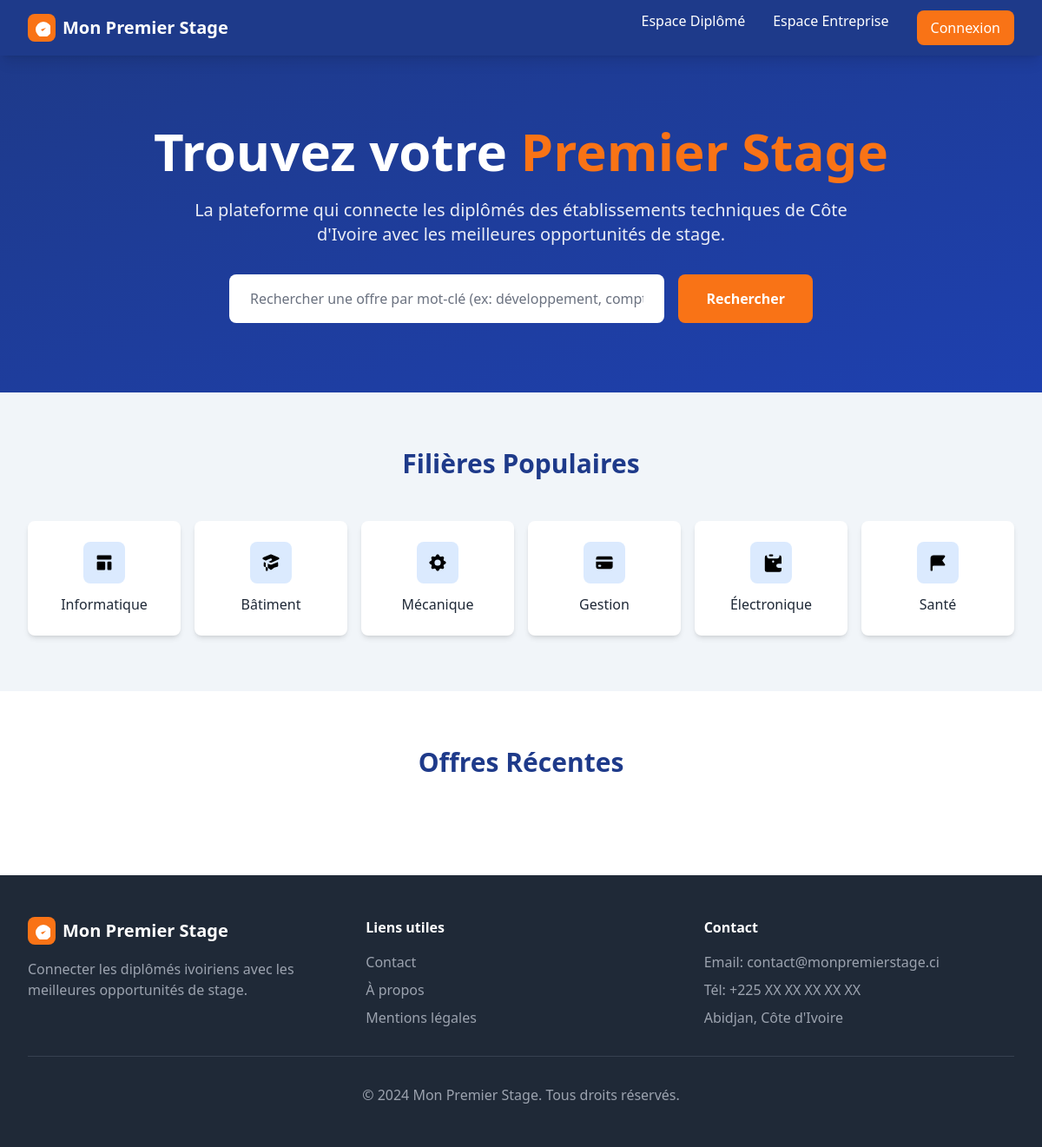
Before: / with the older database file.
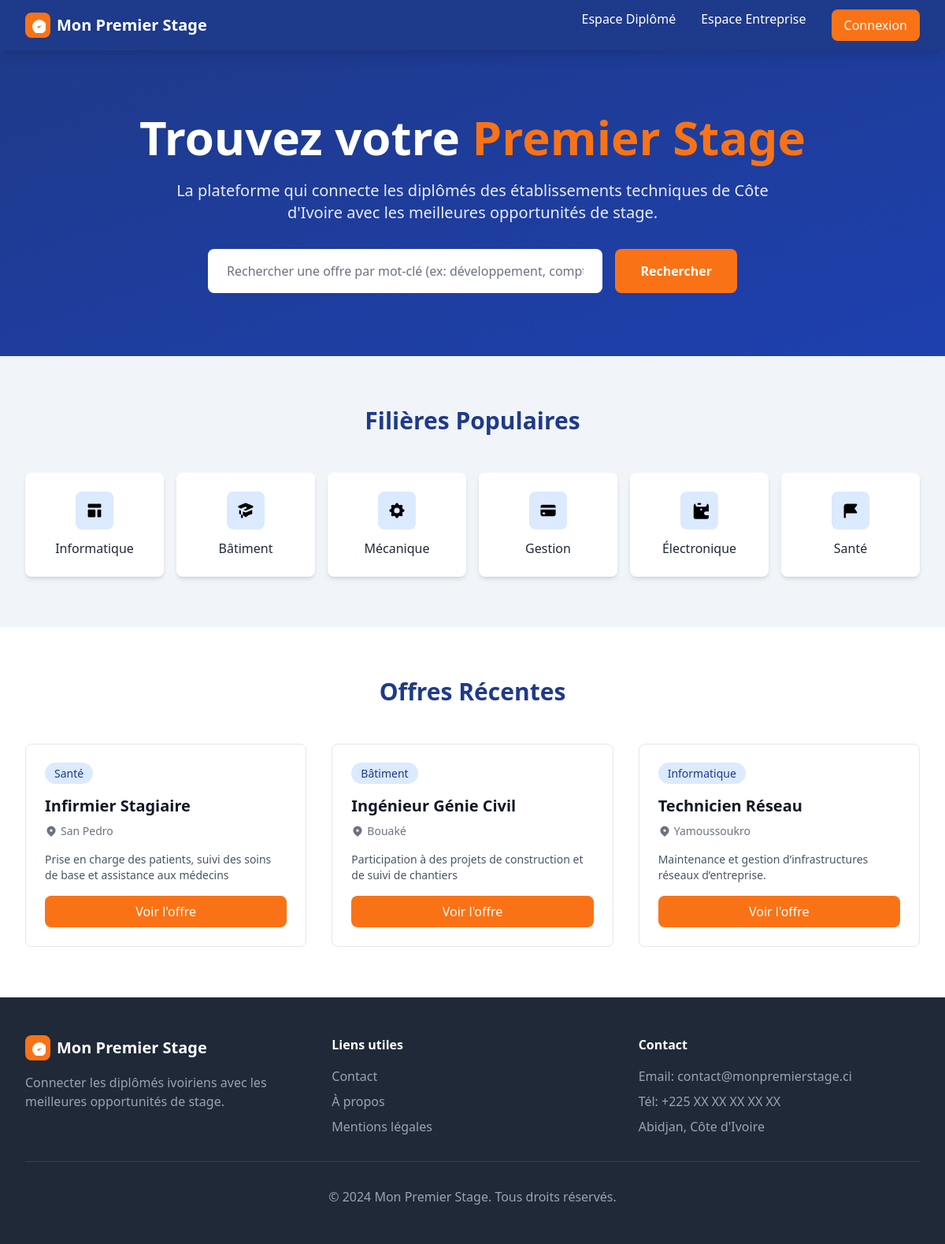
After: the same page with the newer database file.
### app_premier_stage/models.py (models this page shows, shortened)
class OffreEmploi(models.Model):
    id_offre = models.UUIDField(primary_key=True, default=uuid.uuid4, editable=False)
    user = models.ForeignKey(
        settings.AUTH_USER_MODEL,
        on_delete=models.CASCADE,
        related_name="offres_entreprise",
        default=""
    )
    entreprise = models.ForeignKey(Entreprise, on_delete=models.CASCADE, related_name="offres")
    titre_poste = models.CharField(max_length=30, default="")
    domaine_poste = models.CharField(max_length=100,default="")
    description_offre = models.TextField(max_length=1000,default="")
    type_offre = models.CharField(max_length=150,default="")
    type_contrat = models.CharField(max_length=150,default="")
    competence_requis = models.CharField(max_length=250,default="")
    duree_contrat = models.CharField(max_length=20,default="")
    date_debut_offre = models.DateField()
    remuneration_offre = models.CharField(max_length=10,default="")
    mission_offre = models.CharField(max_length=300,default="")
    localisation_offre = models.CharField(max_length=100, default="")
    statut_offre = models.CharField(max_length=20,default="disponible")
    date_fin_candidature = models.DateField()
    created_at = models.DateTimeField(auto_now_add=True)

### app_premier_stage/views.py (the view)
# urls.py: path('',views.Index,name="Accueil"),
def Index(request):
    offres_recentes = OffreEmploi.objects.order_by("-created_at")[:3]
    context={
        "offres_recentes":offres_recentes,
    }
    return render(request,"home.html",context=context)

### app_premier_stage/templates/home.html (shortened to what this page needs)
<!DOCTYPE html>
<html lang="fr">
<head>
    <script src="https://cdn.tailwindcss.com"></script>
</head>
<body class="bg-white">
    <header class="bg-primary-blue text-white fixed w-full top-0 z-50 shadow-lg">
        <div class="max-w-7xl mx-auto px-4 sm:px-6 lg:px-8">
            <div class="flex justify-between items-center h-16">
                <div class="flex items-center space-x-2">
                    <div class="w-8 h-8 bg-primary-orange rounded-lg flex items-center justify-center">
                        <svg class="w-5 h-5 text-white" fill="currentColor" viewBox="0 0 20 20">
                            <path d="M9 12l2 2 4-4m6 2a9 9 0 11-18 0 9 9 0 0118 0z"/>
                        </svg>
                    </div>
                    <span class="text-xl font-bold">Mon Premier Stage</span>
                </div>
                <nav class="hidden md:flex space-x-8">
                    <a href="{% url "diplome" %}" class="hover:text-primary-orange transition-colors">Espace Diplômé</a>
                    <a href="{% url "entreprise" %}" class="hover:text-primary-orange transition-colors">Espace Entreprise</a>
                    <a href="{% url "connexion" %}" class="bg-primary-orange px-4 py-2 rounded-lg hover:bg-orange-600 transition-colors">Connexion</a>
                </nav>
            </div>
        </div>
    </header>
    <main class="pt-16">
        <section class="bg-gradient-to-br from-primary-blue to-blue-800 text-white py-20">
            <div class="max-w-7xl mx-auto px-4 sm:px-6 lg:px-8 text-center">
                <h1 class="text-4xl md:text-6xl font-bold mb-6">
                    Trouvez votre <span class="text-primary-orange">Premier Stage</span>
                </h1>
                <p class="text-xl mb-8 max-w-3xl mx-auto opacity-90">
                    La plateforme qui connecte les diplômés des établissements techniques de Côte d'Ivoire avec les meilleures opportunités de stage.
                </p>
                <div class="max-w-2xl mx-auto">
                    <div class="flex flex-col sm:flex-row gap-4">
                        <input
                            type="text"
                            placeholder="Rechercher une offre par mot-clé (ex: développement, comptabilité...)"
                            class="flex-1 px-6 py-4 rounded-lg text-gray-900 placeholder-gray-500 focus:outline-none focus:ring-2 focus:ring-primary-orange"
                        >
                        <button class="bg-primary-orange hover:bg-orange-600 px-8 py-4 rounded-lg font-semibold transition-colors">
                            Rechercher
                        </button>
                    </div>
                </div>
            </div>
        </section>
        <section class="py-16 bg-light-gray">
            <div class="max-w-7xl mx-auto px-4 sm:px-6 lg:px-8">
                <h2 class="text-3xl font-bold text-primary-blue text-center mb-12">Filières Populaires</h2>
                <div class="grid grid-cols-2 md:grid-cols-3 lg:grid-cols-6 gap-4">
                    <button class="bg-white p-6 rounded-lg shadow-md hover:shadow-lg transition-shadow text-center group">
                        <div class="w-12 h-12 bg-blue-100 rounded-lg flex items-center justify-center mx-auto mb-3 group-hover:bg-primary-orange group-hover:text-white transition-colors">
                            <svg class="w-6 h-6" fill="currentColor" viewBox="0 0 20 20">
                                <path d="M3 4a1 1 0 011-1h12a1 1 0 011 1v2a1 1 0 01-1 1H4a1 1 0 01-1-1V4zM3 10a1 1 0 011-1h6a1 1 0 011 1v6a1 1 0 01-1 1H4a1 1 0 01-1-1v-6zM14 9a1 1 0 00-1 1v6a1 1 0 001 1h2a1 1 0 001-1v-6a1 1 0 00-1-1h-2z"/>
                            </svg>
                        </div>
                        <span class="font-medium text-gray-800">Informatique</span>
                    </button>
                    <button class="bg-white p-6 rounded-lg shadow-md hover:shadow-lg transition-shadow text-center group">
                        <div class="w-12 h-12 bg-blue-100 rounded-lg flex items-center justify-center mx-auto mb-3 group-hover:bg-primary-orange group-hover:text-white transition-colors">
                        </div>
                        <span class="font-medium text-gray-800">Bâtiment</span>
                    </button>
                    <button class="bg-white p-6 rounded-lg shadow-md hover:shadow-lg transition-shadow text-center group">
                        <div class="w-12 h-12 bg-blue-100 rounded-lg flex items-center justify-center mx-auto mb-3 group-hover:bg-primary-orange group-hover:text-white transition-colors">
                        </div>
                        <span class="font-medium text-gray-800">Mécanique</span>
                    </button>
                    <button class="bg-white p-6 rounded-lg shadow-md hover:shadow-lg transition-shadow text-center group">
                        <div class="w-12 h-12 bg-blue-100 rounded-lg flex items-center justify-center mx-auto mb-3 group-hover:bg-primary-orange group-hover:text-white transition-colors">
                            <svg class="w-6 h-6" fill="currentColor" viewBox="0 0 20 20">
                                <path d="M4 4a2 2 0 00-2 2v1h16V6a2 2 0 00-2-2H4zM18 9H2v5a2 2 0 002 2h12a2 2 0 002-2V9zM4 13a1 1 0 011-1h1a1 1 0 110 2H5a1 1 0 01-1-1zm5-1a1 1 0 100 2h1a1 1 0 100-2H9z"/>
                            </svg>
                        </div>
                        <span class="font-medium text-gray-800">Gestion</span>
                    </button>
                    <button class="bg-white p-6 rounded-lg shadow-md hover:shadow-lg transition-shadow text-center group">
                        <div class="w-12 h-12 bg-blue-100 rounded-lg flex items-center justify-center mx-auto mb-3 group-hover:bg-primary-orange group-hover:text-white transition-colors">
                            <svg class="w-6 h-6" fill="currentColor" viewBox="0 0 20 20">
                                <path d="M9 2a1 1 0 000 2h2a1 1 0 100-2H9z"/>
                                <path fill-rule="evenodd" d="M4 5a2 2 0 012-2v1a2 2 0 002 2h8a2 2 0 002-2V3a2 2 0 012 2v6h-3a2 2 0 100 4h3v2a2 2 0 01-2 2H6a2 2 0 01-2-2V5zm8 5a1 1 0 100-2 1 1 0 000 2z" clip-rule="evenodd"/>
                            </svg>
                        </div>
                        <span class="font-medium text-gray-800">Électronique</span>
                    </button>
                    <button class="bg-white p-6 rounded-lg shadow-md hover:shadow-lg transition-shadow text-center group">
                        <div class="w-12 h-12 bg-blue-100 rounded-lg flex items-center justify-center mx-auto mb-3 group-hover:bg-primary-orange group-hover:text-white transition-colors">
                            <svg class="w-6 h-6" fill="currentColor" viewBox="0 0 20 20">
                                <path fill-rule="evenodd" d="M3 6a3 3 0 013-3h10a1 1 0 01.8 1.6L14.25 8l2.55 3.4A1 1 0 0116 13H6a1 1 0 00-1 1v3a1 1 0 11-2 0V6z" clip-rule="evenodd"/>
                            </svg>
                        </div>
                        <span class="font-medium text-gray-800">Santé</span>
                    </button>
                </div>
            </div>
        </section>
        <section class="py-16 bg-white">
            <div class="max-w-7xl mx-auto px-4 sm:px-6 lg:px-8">
                <h2 class="text-3xl font-bold text-primary-blue text-center mb-12">Offres Récentes</h2>
                <div class="grid grid-cols-1 md:grid-cols-2 lg:grid-cols-3 gap-8">
                    {% for offre in offres_recentes  %}
                    <div class="bg-white border border-medium-gray rounded-lg p-6 hover:shadow-lg transition-shadow">
                        <div class="mb-4">
                            <span class="bg-blue-100 text-primary-blue px-3 py-1 rounded-full text-sm font-medium">{{offre.domaine_poste}}</span>
                        </div>
                        <h3 class="text-xl font-semibold text-gray-900 mb-2">{{offre.titre_poste}}</h3>
                        <div class="flex items-center text-gray-500 mb-4">
                            <svg class="w-4 h-4 mr-1" fill="currentColor" viewBox="0 0 20 20">
                                <path fill-rule="evenodd" d="M5.05 4.05a7 7 0 119.9 9.9L10 18.9l-4.95-4.95a7 7 0 010-9.9zM10 11a2 2 0 100-4 2 2 0 000 4z" clip-rule="evenodd"/>
                            </svg>
                            <span class="text-sm">{{offre.localisation_offre}}</span>
                        </div>
                        <p class="text-gray-600 text-sm mb-4">{{offre.description_offre}}</p>
                        <a href="{% url "detail" offre.id_offre %}"><button class="w-full bg-primary-orange hover:bg-orange-600 text-white py-2 px-4 rounded-lg font-medium transition-colors">
                            Voir l'offre
                        </button></a>
                    </div>
                    {% endfor %}
                </div>
            </div>
        </section>
    </main>
    <footer class="bg-gray-800 text-white py-12">
        <div class="max-w-7xl mx-auto px-4 sm:px-6 lg:px-8">
            <div class="grid grid-cols-1 md:grid-cols-3 gap-8">
                <div>
                    <div class="flex items-center space-x-2 mb-4">
                        <div class="w-8 h-8 bg-primary-orange rounded-lg flex items-center justify-center">
                            <svg class="w-5 h-5 text-white" fill="currentColor" viewBox="0 0 20 20">
                                <path d="M9 12l2 2 4-4m6 2a9 9 0 11-18 0 9 9 0 0118 0z"/>
                            </svg>
                        </div>
                        <span class="text-xl font-bold">Mon Premier Stage</span>
                    </div>
                    <p class="text-gray-400">
                        Connecter les diplômés ivoiriens avec les meilleures opportunités de stage.
                    </p>
                </div>
                <div>
                    <h3 class="font-semibold mb-4">Liens utiles</h3>
                    <ul class="space-y-2 text-gray-400">
                        <li><a href="#" class="hover:text-white transition-colors">Contact</a></li>
                        <li><a href="#" class="hover:text-white transition-colors">À propos</a></li>
                        <li><a href="#" class="hover:text-white transition-colors">Mentions légales</a></li>
                    </ul>
                </div>
                <div>
                    <h3 class="font-semibold mb-4">Contact</h3>
                    <div class="text-gray-400 space-y-2">
                        <p>Email: contact@monpremierstage.ci</p>
                        <p>Tél: +225 XX XX XX XX XX</p>
                        <p>Abidjan, Côte d'Ivoire</p>
                    </div>
                </div>
            </div>
            <div class="border-t border-gray-700 mt-8 pt-8 text-center text-gray-400">
                <p>&copy; 2024 Mon Premier Stage. Tous droits réservés.</p>
            </div>
        </div>
    </footer>
</body>
</html>

Changed rows visible on the page:
added OffreEmploi: domaine_poste "Santé", titre_poste "Infirmier Stagiaire", localisation_offre "San Pedro", description_offre "Prise en charge des patients, suivi des soins de base et assistance aux médecins"
added OffreEmploi: domaine_poste "Bâtiment", titre_poste "Ingénieur Génie Civil", localisation_offre "Bouaké", description_offre "Participation à des projets de construction et de suivi de chantiers"
added OffreEmploi: domaine_poste "Informatique", titre_poste "Technicien Réseau", localisation_offre "Yamoussoukro", description_offre "Maintenance et gestion d’infrastructures réseaux d’entreprise."
